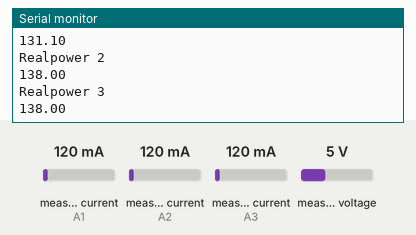
Recording of a sketch running on a simulated Arduino Uno, built with avr-gcc and run on an emulated ATmega328P. On the bench: the last lines printed to the serial monitor. The test bench sets the inputs (shaded band); at power-on: measured current (sensors on A1, A2, A3) 120 mA, measured voltage 5 V.

Above: at 6.1 s.
6.2 s: measured current (sensor on A1) set to 40 mA
10.5 s: measured current (sensor on A2) set to 40 mA
At 12.6 s:
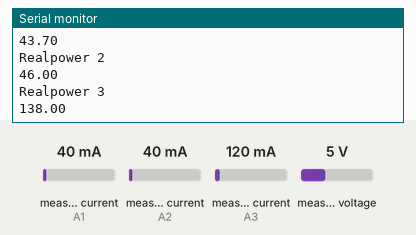
14.8 s: measured current (sensor on A3) set to 40 mA
At 18.7 s:
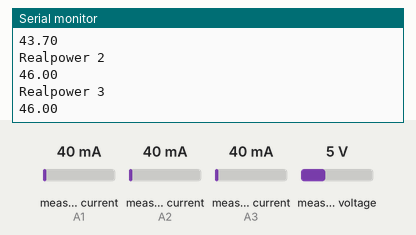
19.1 s: measured voltage set to 0.3 V
23.4 s: measured current (sensor on A1) set to 500 mA
At 24.8 s:
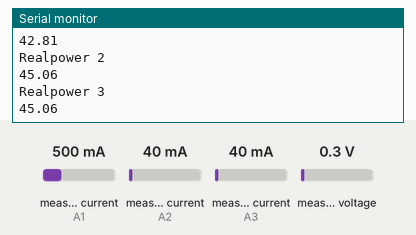
27.7 s: measured current (sensor on A2) set to 1000 mA
At 31.1 s:
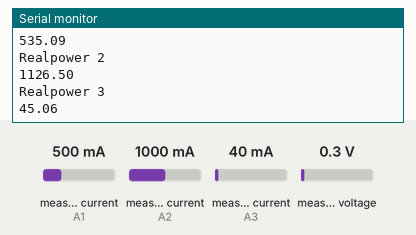
Timing chart, 0 to 32.6 s (numbered marks = the images above; inputs shaded):
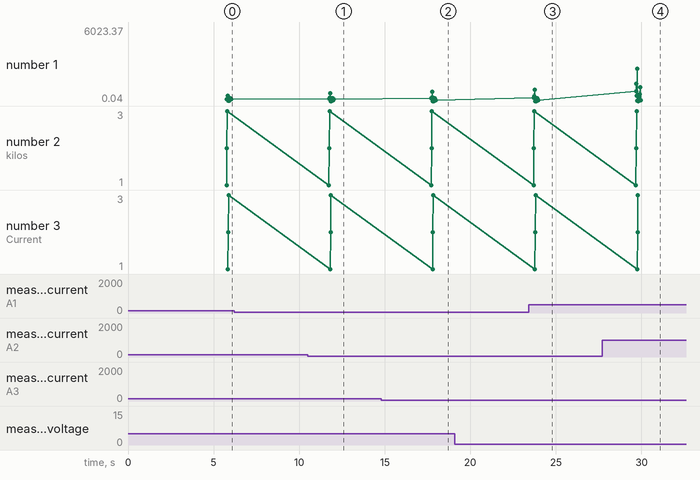

The sketch:

CALIB_V1.ino
```cpp
/*
Name:    CALIB_V1.ino
Created: 05/04/2018 10:42:04
Author:  Florian
Pin used:
A1 Current1
A2 Current2
A3 Current3
A4 Voltage
*/

// uncomment line for debug
//#define _DEBUG_

// Include Emon Library
#include "EmonLib.h"

// Create instance EnergyMonitor
EnergyMonitor emon1;
EnergyMonitor emon2;
EnergyMonitor emon3;

// Define GPIO

// Current Pins
int const emoncurrentPins[3] = { A1,A2,A3 };
// Voltage Pins
// int const emonvoltagepins[3]= {A4,A5,A0};

// Initialize result values

// Real power
float realpower[3] = { 0.00f,0.00f,0.00f };
// Current, voltage, kW
float Irmstableau[4] = { 0.00f,0.00f,0.00f,0.00f };
float Vrmstableau[3] = { 0.00f,0.00f,0.00f };
float kilos[4] = { 0.00f,0.00f,0.00f,0.00f };
// Current
float Irms1;
float Irms2;
float Irms3;

// Time
unsigned long startMillis;
unsigned long endMillis = 0;
unsigned long time_now = 0;
int period = 5000;
// the setup function runs once when you press reset or power the board
void setup() {
	// Initializing serial commmunication
	Serial.begin(9600);

	// Voltage: input pin, calibration, phase_shift
	emon1.voltage(A4, 116.26, 1.7);

	// Current: input pin, calibration.
	emon1.current(emoncurrentPins[0], 29.1);
	emon2.current(emoncurrentPins[1], 29.1);
	emon3.current(emoncurrentPins[2], 29.1);
	startMillis = millis();
	// startMillis = millis();
}

// the loop function runs over and over again until power down or reset
void loop() {
	if (millis() - time_now > period)
	{
		readPhase();
		printReadPhase();
		time_now = millis();
	}

}

void readPhase()
{


	// Calculate all. No.of half wavelengths (crossings), time-out
	emon1.calcVI(20, 2000);

	// Irms
	Irms1 = emon1.calcIrms(1480);
	Irms2 = emon2.calcIrms(1480);
	Irms3 = emon3.calcIrms(1480);

	// Real power
	realpower[0] = emon1.realPower;
	realpower[1] = Irms2 * emon1.Vrms;
	realpower[2] = Irms3 * emon1.Vrms;

	// Irms
	Irmstableau[0] = emon1.Irms;
	Irmstableau[1] = Irms2;
	Irmstableau[2] = Irms3;
	Irmstableau[3] = Irms1;

	// Vrms
	// Approximation du meme voltage RmS sur les trois phases
	Vrmstableau[0] = emon1.Vrms;
	Vrmstableau[1] = emon1.Vrms;
	Vrmstableau[2] = emon1.Vrms;

	endMillis = millis();
	unsigned long time = (endMillis - startMillis); // pas realiste il faut prendre en compte le temps qui s'ecoule dans la boucle principale
													// Method to read information from CTs
	startMillis = millis();
	// Calculate kilowatt hours used
	// Careful in Wh and not in kWh
	//kilos[i] = kilos[i] + (realpower[i] * (time /3600));

	// More fast to do it in differents lines
	// time / 1000 to get time in s and not in ms
	// time / 3600000 to get time in h and not in ms
	time = time / 1000l;
	//time = time / 3600000l;
	// Nowaday kilos is in Ws and not in kWs or kWh or Wh
	kilos[3] = 0.00f;
	for (int i = 0; i <= 2; i++)
	{
		realpower[i] = realpower[i] * time;
		kilos[i] = kilos[i] + realpower[i];
		// NRJ TOT
		kilos[3] = kilos[3] + kilos[i];
	}
}

void printReadPhase()
{
	Serial.println("Read phase values");
	// Print out all variables (realpower, apparent power, Vrms, Irms, power factor)
	// emon1.serialprint();

	Serial.println("");
	Serial.println("kilos 1: ");
	Serial.println(kilos[0]);
	Serial.println("kilos 2: ");
	Serial.println(kilos[1]);
	Serial.println("kilos 3: ");
	Serial.println(kilos[2]);
	Serial.println("kilos T: ");
	Serial.println(kilos[3]);

	Serial.println("");
	Serial.println("Current 1");
	Serial.println(Irmstableau[0]);
	Serial.println("Current 2");
	Serial.println(Irmstableau[1]);
	Serial.println("Current 3");
	Serial.println(Irmstableau[2]);
	Serial.println("Current 1 v2");
	Serial.println(Irmstableau[3]);

	Serial.println("");
	Serial.println("Volatage 1");
	Serial.println(Vrmstableau[0]);
	Serial.println("Volatage 2");
	Serial.println(Vrmstableau[1]);
	Serial.println("Volatage 3");
	Serial.println(Vrmstableau[2]);

	Serial.println("");
	Serial.println("Realpower 1");
	Serial.println(realpower[0]);
	Serial.println("Realpower 2");
	Serial.println(realpower[1]);
	Serial.println("Realpower 3");
	Serial.println(realpower[2]);

}
```

Measured:
- after the input at 10.5 s, the serial monitor: prints a new line after 1.3 s (image 1)
- after the input at 14.8 s, the serial monitor: prints a new line after 3.0 s (image 2)
- after the input at 27.7 s, the serial monitor: prints a new line after 2.0 s (image 4)
